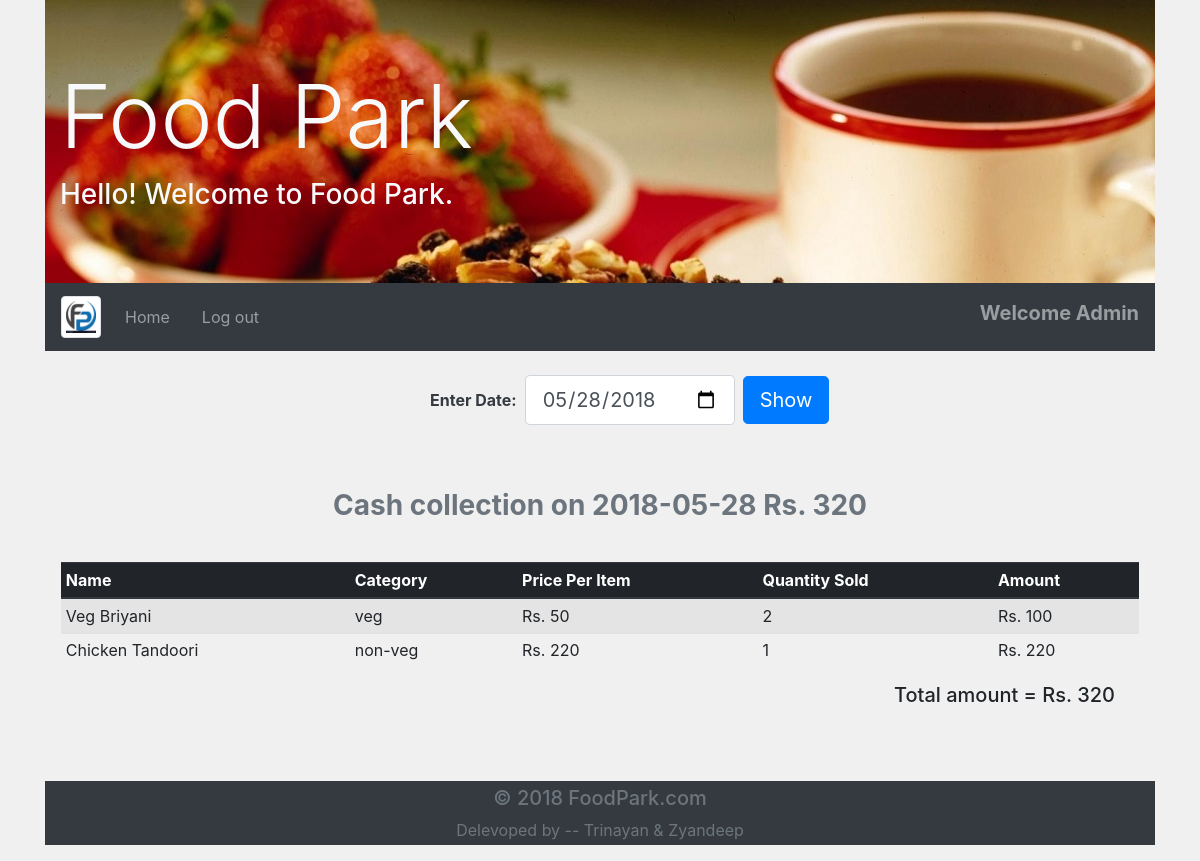
/admin/cash_collection.php?date=2018-05-28 (signed in), run on the app's committed database.
### tables this page shows
CREATE TABLE `item` (
  `im_id` int(11) NOT NULL,
  `i_name` varchar(200) NOT NULL,
  `category` varchar(30) NOT NULL,
  `price` int(11) NOT NULL,
  `image` varchar(500) NOT NULL,
  `status` tinyint(4) NOT NULL DEFAULT '1'
);

### admin/cash_collection.php (the view, shortened to what this page needs)
<?php
    require_once '../include/dbcon.php';
    if (isset($_POST['submit'])) {
        $dat = $_POST['date'];
        if (empty($dat)) {
            $err_date = true;
        }
    }
    elseif (isset($_GET['date'])) {
        $dat = $_GET['date'];
        $sql = "SELECT item.im_id, i_name, category, price, sum(quantity) as quantity, price * sum(quantity) as total FROM item, order_master WHERE item.im_id = order_master.im_id AND date='$dat'GROUP BY order_master.im_id";
        if($result = mysqli_query($link, $sql)){
            $rows = mysqli_fetch_all($result,MYSQLI_ASSOC);
        }
        else {
        }
    }
    else {
        date_default_timezone_set("Asia/Kolkata");
        $dat = date("Y-m-d");
    }
    $sql = "SELECT sum(total_amount) AS cash FROM bill WHERE date='$dat'";
    if($result = mysqli_query($link, $sql)){
        $row = mysqli_fetch_assoc($result);
    }
    else {
    }
?>
<!doctype html>
<html lang="en">
  <head>
    <link rel="stylesheet" href="../css/bootstrap.min.css">
    <link rel="stylesheet" type="text/css" href="../css/main.css">
  </head>
  <body>
    <div class="container">
        <?php require '../include/admin_header.php';?>
         <div class="container">
          <div class="row mt-4">
            <div class="col-md-2"></div>
            <div class="col-md-2"></div>
            <div class="col-md-8">
               <form  class="form-inline" method="POST" action="<?php echo $_SERVER['PHP_SELF']; ?>">
                   <div class="form-group">
                       <label class="text-dark font-weight-bold" for="date">Enter Date: </label>
                       <input class="form-control form-control-lg mx-2" type="date" name="date" id="date" value="<?php echo (empty($dat))? '' : $dat; ?>">
                   </div>
                   <button type="submit" name="submit" class="btn btn-lg btn-primary">Show</button>
               </form>
            </div>
          </div>
        </div>
        <div class="mt-5 p-3">
            <?php if(empty($err_date)): ?>
                <h3 class="text-center text-muted font-weight-bold mb-4">
                    Cash collection on <?php echo $dat . " Rs. " . number_format($row['cash']); ?>
                </h3>
                <?php if (! empty($rows)): ?>
                    <div class="table-responsive mt-4">
                         <table class="table table-striped table-sm mt-3">
                             <thead class="thead-dark">
                                 <th>Name</th>
                                 <th>Category</th>
                                 <th>Price Per Item</th>
                                 <th>Quantity Sold</th>
                                 <th>Amount</th>
                             </thead>
                             <tbody>
                                 <?php foreach ($rows as $item):?>
                                     <tr>
                                         <td><?php echo $item['i_name']; ?></td>
                                         <td><?php echo $item['category']; ?></td>
                                         <td>Rs. <?php echo number_format($item['price']); ?></td>
                                         <td><?php echo $item['quantity']; ?></td>
                                         <td>Rs. <?php echo number_format($item['total']); ?></td>
                                     </tr>
                                 <?php endforeach; ?>
                             </tbody>
                         </table>
                         <h5 class="text-right pr-4">Total amount = Rs. <?php echo number_format($row['cash']); ?> </h5>
                    </div>
                 <?php endif; ?>
            <?php endif; ?>
       </div>
        <?php require '../include/footer.php';?>
    </div>
  </body>
</html>

### css/main.css (style rules this page uses)
body { background-color: #f0f0f0; }
div.table-responsive { margin-top: 7px; }

### data on the page
item: i_name "Veg Briyani", category "veg", price "50", quantity "2", total "100"
item: i_name "Chicken Tandoori", category "non-veg", price "220", quantity "1", total "220"

### other printed values
$_SESSION['username'] "Admin"
$dat "2018-05-28"
$row['cash'] "320"
